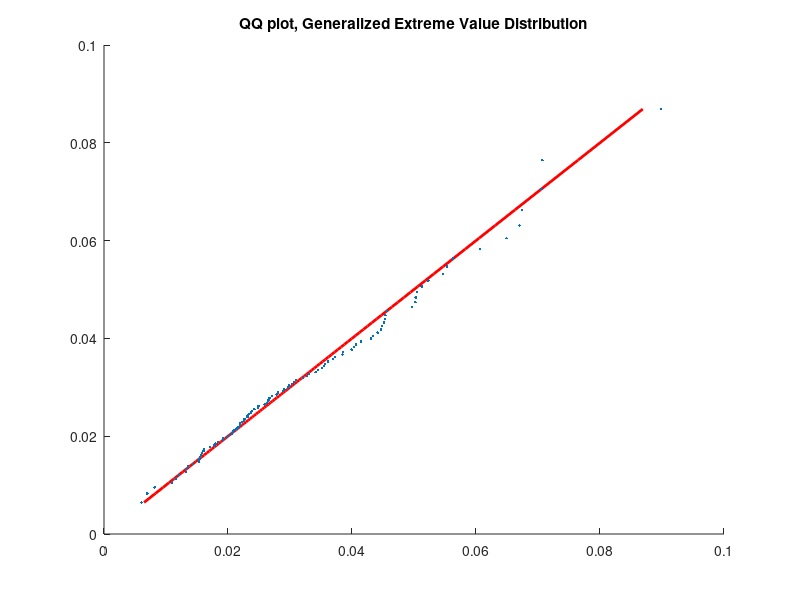
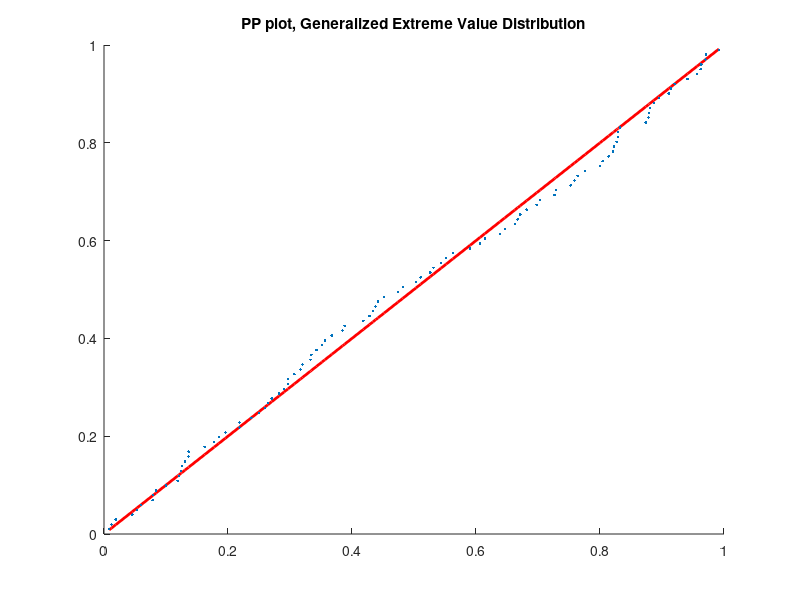

These charts were generated, in order, by the following MATLAB code:
% ---------------------------------------------------------------------
% Book:         SFS
% ---------------------------------------------------------------------
% Quantlet:     SFStailGEV
% ---------------------------------------------------------------------
% Description:  SFStailGEV fits Generalized Extreme Value Distribution 
%               to the negative log-returns of portfolio (Bayer, BMW, 
%               Siemens), time period: from 1992-01-01 to 2006-09-21, 
%               and produces QQ-plot and PP-plot.
% ---------------------------------------------------------------------
% Usage:       SFStailGEV 
% ---------------------------------------------------------------------
% Inputs:       None
% ---------------------------------------------------------------------
% Output:       QQ, PP plot with Generalized Extreme Value Distribution.
% ---------------------------------------------------------------------
% Example:      -
% ---------------------------------------------------------------------
% Author:       Barbara Choros 20080709
% ---------------------------------------------------------------------

function SFStailGEV
clc;
close all;
clear all;
a=load('Bay9906_close_2kPoints.txt','-ascii');
b=load('Bmw9906_close_2kPoints.txt','-ascii');
c=load('Sie9906_close_2kPoints.txt','-ascii');
d=a+b+c;
x=log(d(1:end-1))-log(d(2:end));%negative log-returns
T=length(x);
n=20;
k=T/n;
for j=1:k
    r=x((j-1)*n+1:j*n);
    z(j)=max(r);
end;
parmhat=gevfit(z);
w=sort(z);

K=parmhat(1);%shape parameter
sigma=parmhat(2);%scale parameter
mu=parmhat(3);%location parameter

t=(1:k)/(k+1);
y=gevinv(t,K,sigma,mu);

hold on
plot(y,y,'r','LineWidth',2)
scatter(w,y,'.')
title('QQ plot, Generalized Extreme Value Distribution')
hold off
%---------------------------------------------------------------------
figure
y= gevcdf(w,K,sigma,mu);
hold on
plot(y,y,'r','LineWidth',2)
scatter(y,t,'.')
title('PP plot, Generalized Extreme Value Distribution')
hold off